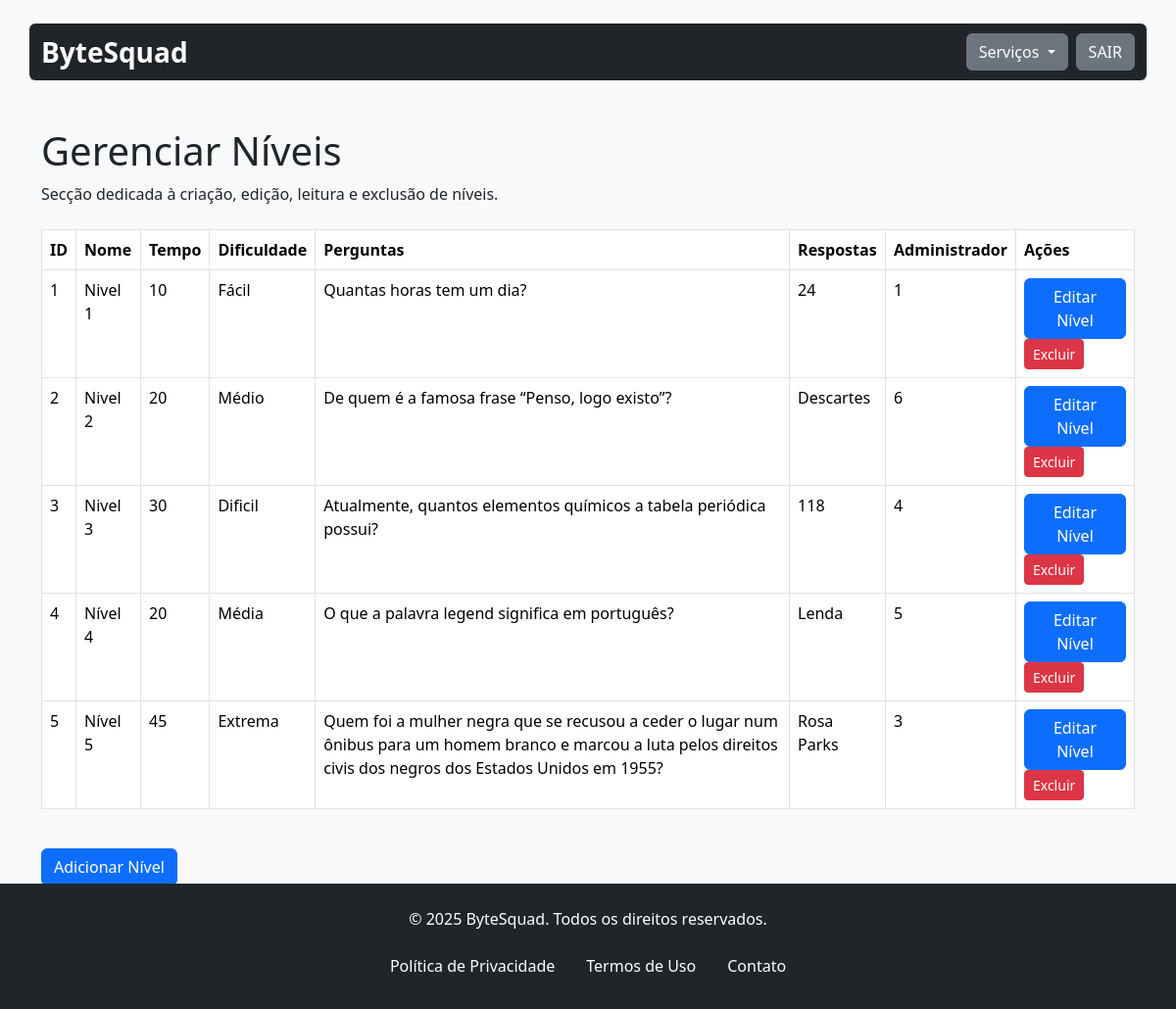
The app's page /gerenciarNivel.php (signed in), older data.
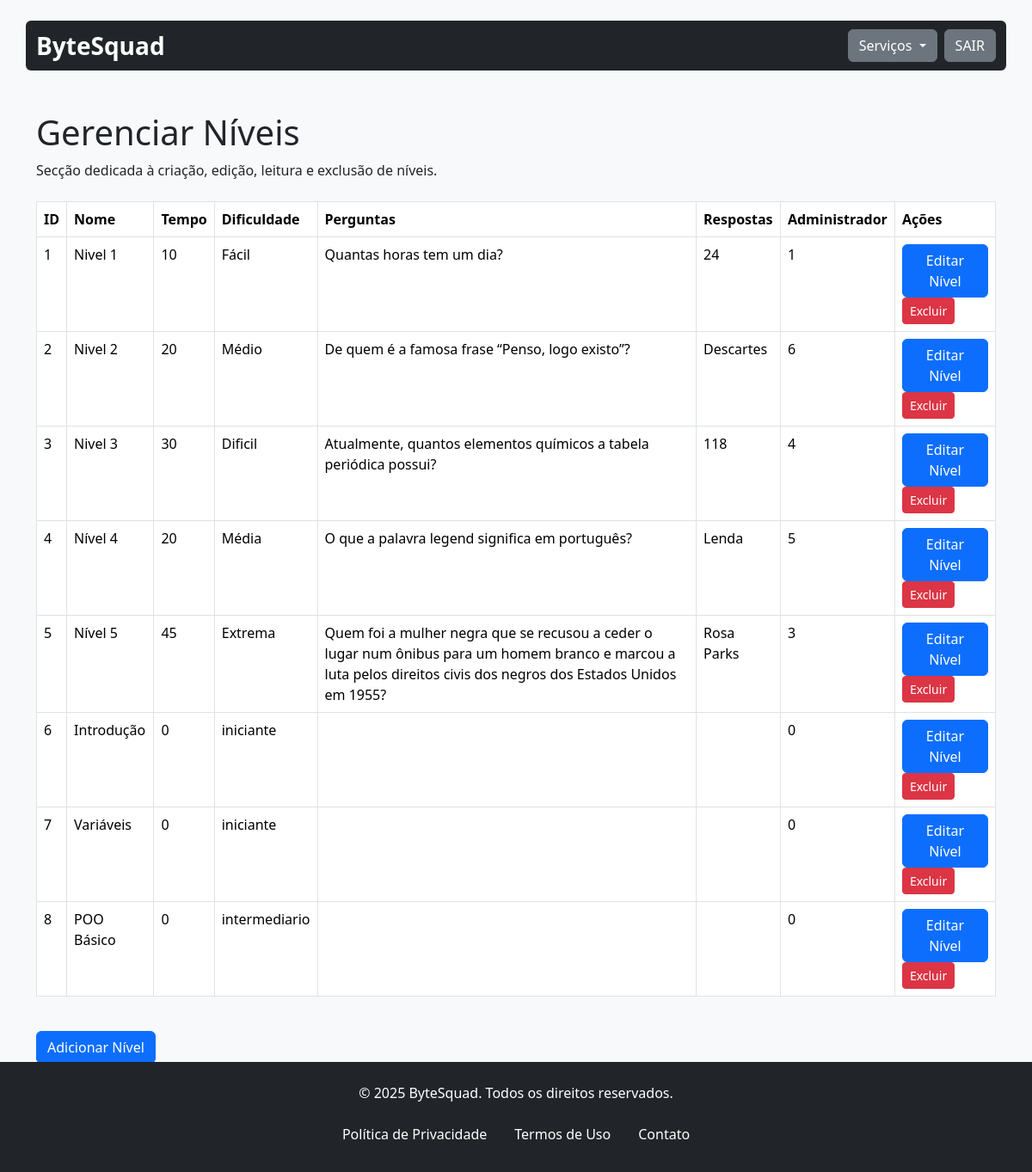
The same page, newer data.
### tables this page shows
CREATE TABLE `nivel` (
  `id_nivel` int(11) NOT NULL,
  `nome_nivel` varchar(20) NOT NULL,
  `tempo_nivel` int(11) NOT NULL,
  `dificuldade` varchar(30) NOT NULL,
  `questoes` text NOT NULL,
  `respostas` varchar(300) NOT NULL,
  `id_administrativo` int(11) NOT NULL,
  `xp_necessario` int(11) DEFAULT NULL,
  `nivel_requerido` int(11) DEFAULT 1
);

### assets/classes/niveis.class.php (called while the page is built, shortened)
<?php
require_once 'conexao.class.php';
class Niveis
{
    private $con;
    public function __construct()
    {
        $this->con = new Conexao();
    }
    public function listar()
    {
        try {
            $sql = $this->con->conectar()->prepare("
                SELECT nivel.*
                FROM nivel
            ");
            $sql->execute();
            return $sql->fetchAll(PDO::FETCH_ASSOC);
        } catch (PDOException $ex) {
            echo "ERRO: " . $ex->getMessage();
        }
    }
}

### assets/classes/conexao.class.php (called while the page is built)
<?php
class Conexao{
    private $servidor;
    private $senha;
    private $usuario;
    private $banco;
    private static $pdo;
    public function __construct(){
        $this->servidor = "localhost";
        $this->banco = "bytesquad";
        $this->senha = "";
        $this->usuario = "root";
    }
    public function conectar(){
        try{
            if(is_null(self::$pdo)){
                self::$pdo = new PDO("mysql:host=".$this->servidor."; dbname=".$this->banco, $this->usuario, $this->senha);
            }
            return self::$pdo;
        } catch(PDOException $ex){
            echo $ex->getMessage();
        }
    }
}

### assets/classes/administrador.class.php (called while the page is built, shortened)
<?php
require_once 'conexao.class.php';
class Administrador
{
    private $permissoes;
    private $con;
    public function __construct()
    {
        $this->con = new Conexao();
    }
    public function setUsuario($id)
    {
        $sql = $this->con->conectar()->prepare("SELECT * FROM administrativo WHERE id_administrativo = :id");
        $sql->bindValue(":id", $id);
        $sql->execute();
        if ($sql->rowCount() > 0) {
            $sql = $sql->fetch();
            $this->permissoes = explode(', ', $sql['permissoes_admin']);
        }
    }
    public function temPermissoes($permissao)
    {
        if (isset($_SESSION['Logado'])) {
            $id = $_SESSION['Logado'];
            $this->setUsuario($id);
            return in_array($permissao, $this->permissoes);
        }
        return false;
    }
}

### gerenciarNivel.php (the view, shortened to what this page needs)
<?php
include 'assets/inc/header.inc.php';
include 'assets/classes/niveis.class.php';
$nivel = new Niveis();
require_once './assets/classes/administrador.class.php';
$admin = new Administrador();
?>
<main class="container mt-5">
    <div class="header-content mb-4">
        <h1>Gerenciar Níveis</h1>
        <p>Secção dedicada à criação, edição, leitura e exclusão de níveis.</p>
    </div>
    <div class="table-responsive mb-4">
        <table class="table table-bordered table-hover">
            <thead class="thead-light">
                <tr>
                    <th>ID</th>
                    <th>Nome</th>
                    <th>Tempo</th>
                    <th>Dificuldade</th>
                    <th>Perguntas</th>
                    <th>Respostas</th>
                    <th>Administrador</th>
                    <th>Ações</th>
                </tr>
            </thead>
            <tbody>
                <?php
                $lista = $nivel->listar();
                foreach ($lista as $item):
                    ?>
                    <tr>
                        <td><?php echo $item['id_nivel'] ?></td>
                        <td><?php echo $item['nome_nivel'] ?></td>
                        <td><?php echo $item['tempo_nivel'] ?></td>
                        <td><?php echo $item['dificuldade'] ?></td>
                        <td><?php echo $item['questoes'] ?></td>
                        <td><?php echo $item['respostas'] ?></td>
                        <td><?php echo $item['id_administrativo']; ?></td>
                        <td>
                        <?php if ($admin->temPermissoes('EDIT')): ?>
                            <button type="button" class="btn btn-primary" data-bs-toggle="modal"
                                data-bs-target="#editarModal<?php echo $item['id_nivel']; ?>">
                                Editar Nível
                            </button>
                        <?php endif; ?>
                        <?php if ($admin->temPermissoes('DELETE')): ?>
                            <a href="deletarNivel.php?id_nivel=<?php echo $item['id_nivel']; ?>"
                                class="btn btn-sm btn-danger"
                                onclick="return confirm('Você tem certeza que deseja excluir <?php echo $item['nome_nivel'] ?>? ')">Excluir</a>
                        <?php endif; ?>
                        </td>
                    </tr>
                    <?php
                endforeach
                ?>
            </tbody>
        </table>
    </div>
    <?php if ($admin->temPermissoes('ADD')): ?>
    <button type="button" class="btn btn-primary" data-bs-toggle="modal" data-bs-target="#exampleModal">
        Adicionar Nível
    </button>
    <?php endif; ?>
</main>
<?php include 'assets/inc/footer.inc.php'; ?>
</body>
</html>

### assets/inc/header.inc.php (shortened to what this page needs)
<!DOCTYPE html>
<html lang="pt-br">
<head>
    <link rel="stylesheet" href="assets/css/bootstrap.min.css">
</head>
<body class="bg-light">
    <header class="container bg-dark mt-4 rounded d-flex justify-content-between align-items-center py-2">
        <div class="d-flex align-items-center">
            <p class="text-white fs-3 fw-bold mb-0">ByteSquad</p>
        </div>
        <div class="d-flex align-items-center">
            <div class="dropdown me-2">
                <button class="btn btn-secondary dropdown-toggle" type="button" id="dropdownMenuButton"
                    data-bs-toggle="dropdown" aria-expanded="false">
                    Serviços
                </button>
            </div>
            <button class="btn btn-secondary" type="button" id="dropdownMenuButton"
                aria-expanded="false">
                <a href="sair.php" class="text-white text-decoration-none">SAIR</a>
            </button>
        </div>
    </header>

### assets/inc/footer.inc.php
<footer class="footer bg-dark text-white text-center py-4 mt-5">
    <div class="container">
        <p>&copy; <?php echo date('Y'); ?> ByteSquad. Todos os direitos reservados.</p>
        <ul class="nav justify-content-center">
            <li class="nav-item">
                <a class="nav-link text-white" href="#">Política de Privacidade</a>
            </li>
            <li class="nav-item">
                <a class="nav-link text-white" href="#">Termos de Uso</a>
            </li>
            <li class="nav-item">
                <a class="nav-link text-white" href="#">Contato</a>
            </li>
        </ul>
    </div>
</footer>
</body>
</html>

### assets/inc/header.inc.php (style rules this page uses)
html { height: 100%; }
body { position: relative; margin: 0; min-height: 100%; padding-bottom: 7.85rem; }
footer { position: absolute; bottom: 0; right: 0; left: 0; }

Row changes from the older to the newer data that the page shows:
added nivel: id_nivel "6", nome_nivel "Introdução", tempo_nivel "0", dificuldade "iniciante", id_administrativo "0"
added nivel: id_nivel "7", nome_nivel "Variáveis", tempo_nivel "0", dificuldade "iniciante", id_administrativo "0"
added nivel: id_nivel "8", nome_nivel "POO Básico", tempo_nivel "0", dificuldade "intermediario", id_administrativo "0"
